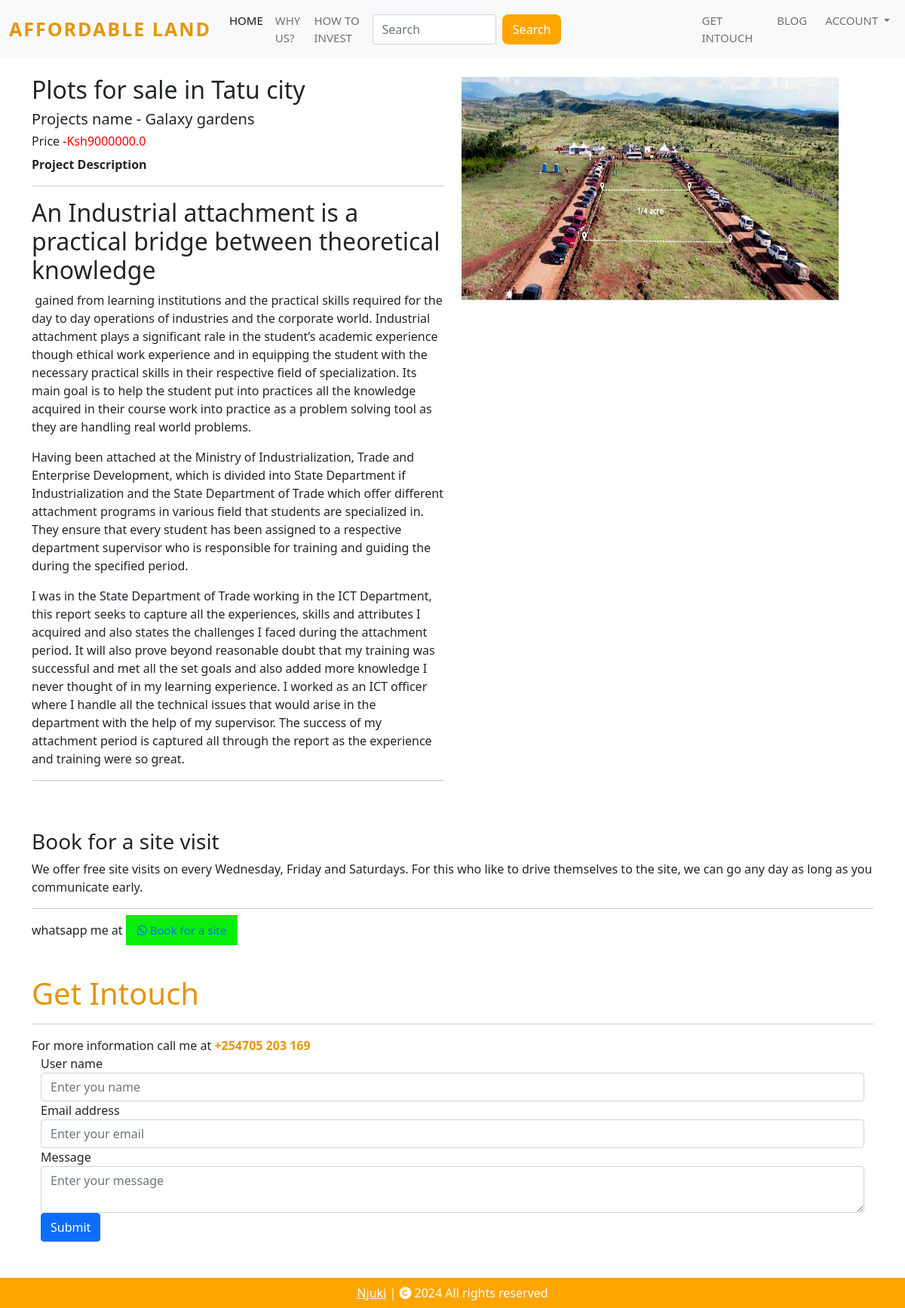
Page /about-project/1 on the committed database.
### LandingPage/models.py (models this page shows, shortened)
class LoadProject(db.Model, UserMixin):
    id = db.Column(db.Integer, primary_key=True)
    title = db.Column(db.String(100), nullable=False)
    location = db.Column(db.String(100), nullable=False)
    price = db.Column(db.Float, nullable=False)
    project_image = db.Column(db.String(500), nullable=False)
    about_project = db.Column(db.Text, nullable=False)
    display_project = db.Column(db.Boolean, nullable=False)
    date_added = db.Column(db.DateTime, default=datetime.utcnow)

### LandingPage/views.py (the view)
@views.route('/about-project/<int:id>')
def about_project(id):
    project = LoadProject.query.get(id)
    from markupsafe import Markup
    description = Markup(project.about_project)
    project.about_project = description
    return render_template('about_project.html', project=project)

### LandingPage/templates/about_project.html (shortened to what this page needs)
{% extends 'base.html' %}
{% block body %}
<div class="container" style="margin-top: 100px;">
    <div class="row">
        <div class="col-md-6 col-sm-12">
            <h2>Plots for sale in {{project.location}}</h2>
            <h5>Projects name - {{ project.title}}</h5>
            <h6>Price -<span style="color: red;">Ksh{{ project.price}}</span></h6>
            <div>
                <strong>Project Description</strong><br>
                <hr>
                {{ project.about_project }}
                <hr>
            </div>
        </div>
        <div class="col-md-6 col-sm-12">
            <img src="../../{{ project.project_image }}" alt="" style="width: 500px; height: 300px;">
        </div>
    </div>
    <div class="row mt-5">
        <div class="col-sm-12">
            <h3>Book for a site visit</h3>
            <div>
                We offer free site visits on every Wednesday, Friday and Saturdays. For this who like to drive themselves to the site,
                we can go any day as long as you communicate early. <hr>
                whatsapp me at <a href="https://api.whatsapp.com/send?phone=254705203169&text=Hello!%20Aernest%20I%20am%20interested%20in%20Investing%20in%20real%20estate%20.%20.%20.%20" class="animate__animated animate__fadeInUp" style="background: rgb(7, 238, 7); text-decoration: none; padding: 10px 15px; font-size: 15px;">
                    <i class="fa-brands fa-whatsapp"></i> Book for a site
                </a>
            </div>
        </div>
    </div>
    <div id="get-intouch" class="mt-5">
        <h2>Get Intouch</h2>
        <hr>
        <div>For more information call me at <strong style="color: rgb(228, 150, 7);">+254705 203 169</strong></div>
        <form class="container">
            <div class="form-group">
              <label for="exampleInputEmail1">User name</label>
              <input type="text" class="form-control" id="name" placeholder="Enter you name">
            </div>
            <div class="form-group">
                <label for="exampleInputEmail1">Email address</label>
                <input type="email" class="form-control" id="email" placeholder="Enter your email">
            </div>
            <div class="form-group">
                <label for="exampleInputEmail1">Message</label>
                <textarea type="text" cols="5" class="form-control" id="message" placeholder="Enter your message"></textarea>
              </div>
            <button type="submit" class="btn btn-primary">Submit</button>
        </form>
    </div>
</div>
{% endblock %}

### LandingPage/static/css/style.css (style rules this page uses)
* { padding: 0; margin: 0; box-sizing: border-box; }
#get-intouch h2 { font-size: 40px; color: rgb(228, 150, 7); }

### rows in the picture
LoadProject: location "Tatu city", title "Galaxy gardens", price "9000000.0", about_project "An Industrial attachment is a practical bridge between theoretical knowledge gained from learning institutions and the practical skills required for the day to day operations of industries and the corporate world. Industrial attachment plays a significant rale in the student’s academic experience though ethical work experience and in equipping the student with the necessary practical skills in their respective field of specialization. Its main goal is to help the student put into practices all the knowledge acquired in their course work into practice as a problem solving tool as they are handling real world problems. Having been attached at the Ministry of Industrialization, Trade and…", project_image (picture)
